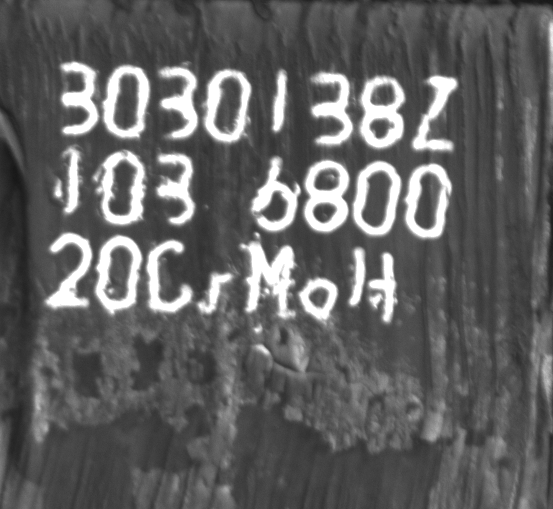
#> input picture ocr/full_1.png, 553 x 509 px
$ python orientation_char.py
#> lines starting #> are read from the running program, lines starting #| are printed output that depends on the picture; after the words box and inside, x2 and y2 are one past the last pixel; in counts of white or black regions, pixels touching at a corner belong together
#> further down, image is the input picture: shape (509, 553); min 24, max 255, mean 97.6
### ocr/other/deflection_correction.py
from typing import List

import cv2
import numpy as np
from numpy import ndarray


# [33 lines left out: functions find_contours, filter_contours, order_contours, not called in this run]


def draw_contours(contours, image, isRect: bool,margin=0):
    # 遍历轮廓并绘制实际轮廓
    index = 0
    for contour in contours:
        x, y, w, h = cv2.boundingRect(contour)
        if isRect:
            draw_rect((x+margin, y+margin,x+w-margin, y+h-margin),image)
        else:
            cv2.drawContours(image, [contour], -1, (0, 0, 255), 1)

        cv2.putText(image, str(index), (x, y), fontFace=cv2.FONT_HERSHEY_SIMPLEX, fontScale=1,
                    color=(0, 0, 255))  # 绿色文本)
        index += 1

    return image


def draw_rect(pos,image):
    x1,y1,x2,y2=pos
    cv2.rectangle(image, (x1, y1), (x2, y2), (255, 255, 0), 1)  # 绘制带方向的外接矩形

# [34 lines left out: functions get_angles, get_angle_avg, rotate, correct, not called in this run]


# [17 lines that do not run on import are left out]

### ocr/examples/orientation_char.py
import cv2
import numpy as np
import other.deflection_correction as dfc


# 初始化回调函数，将在Trackbar值更改时调用
def on_trackbar_change(x):
    # 使用腐蚀和膨胀来处理图像
#> called with x = 0
    kernel_size = 2 * x + 1  # 计算核的大小（奇数值）
    kernel = np.ones((kernel_size, kernel_size), np.uint8)

    image_copy = image.copy()
    _, binary_img = cv2.threshold(image_copy, 0, 255, cv2.THRESH_OTSU)
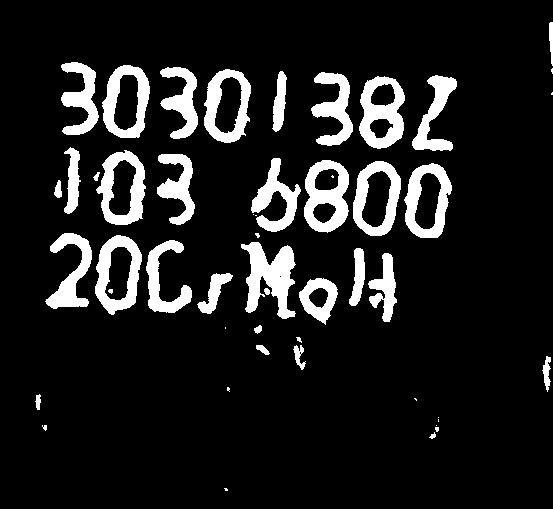
#> binary_img: shape (509, 553); 11.8% white; 50 white regions (15 under 20 px), largest, box (x1, y1, x2, y2) and area: (241, 242, 296, 319) 2281, (359, 76, 405, 149) 1939, (304, 160, 349, 233) 1914
    # 执行腐蚀和膨胀
    kernel1 = np.ones((5, 5), np.uint8)
    eroded_image = cv2.erode(binary_img, kernel1, iterations=1)
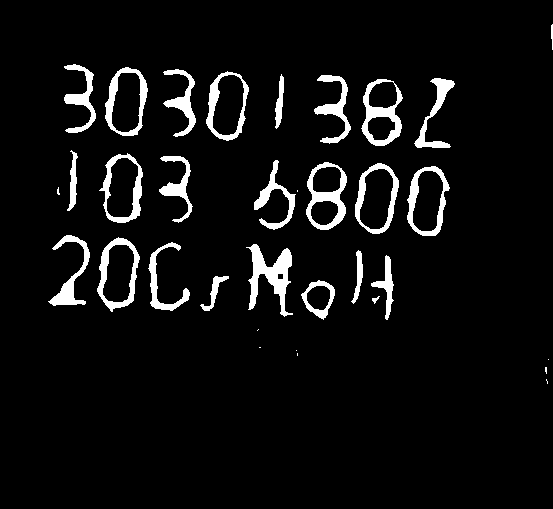
#> eroded_image: shape (509, 553); 6% white; 34 white regions (9 under 20 px)
    dilated_image = cv2.dilate(eroded_image, kernel, iterations=1)
    contours, _ = cv2.findContours(dilated_image, cv2.RETR_EXTERNAL, cv2.CHAIN_APPROX_SIMPLE)
#> contours = 34 contours, 11 with area under 20; largest, box (x1, y1, x2, y2) and area: (355, 163, 399, 234) 2258, (97, 237, 140, 312) 2211, (99, 153, 143, 223) 2184, (105, 67, 148, 136) 2180, (407, 166, 450, 236) 2162
    dfc.draw_contours(contours, image_copy, True, margin=0)
#> the loop in draw_contours, `for contour in contours:` made 34 passes
#> (x, y, w, h, x1 in draw_rect, y1 in draw_rect, x2 in draw_rect, y2 in draw_rect) on passes 1, 2, 3, 5, 8, 9, 10, 11, 12, 13, 14, 15: (546, 379, 2, 5, 546, 379, 548, 384), (545, 367, 2, 7, 545, 367, 547, 374), (548, 359, 1, 1, 548, 359, 549, 360), (296, 350, 1, 1, 296, 350, 297, 351), (372, 296, 8, 8, 372, 296, 380, 304), (301, 280, 34, 40, 301, 280, 335, 320), (200, 276, 29, 35, 200, 276, 229, 311), (371, 255, 23, 65, 371, 255, 394, 320), (351, 250, 12, 54, 351, 250, 363, 304), (246, 244, 47, 73, 246, 244, 293, 317), (148, 242, 42, 69, 148, 242, 190, 311), (97, 237, 43, 75, 97, 237, 140, 312)
#> (contour, x, y, w, h, x1 in draw_rect, y1 in draw_rect, x2 in draw_rect) on passes 4, 6, 7, 17: ([[297, 353], [297, 355]], 297, 353, 1, 3, 297, 353, 298), ([[259, 347], [260, 347]], 259, 347, 2, 1, 259, 347, 261), ([[258, 329], [257, 330]], 257, 329, 2, 2, 257, 329, 259), ([[297, 190], [297, 191]], 297, 190, 1, 2, 297, 190, 298)
#> after the loop in draw_contours, `for contour in contours:`:
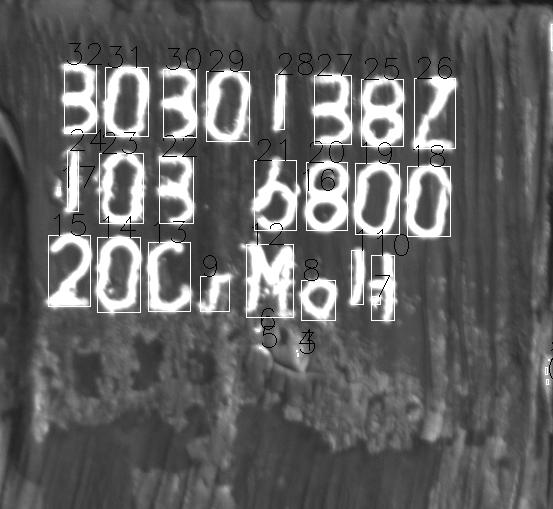
#> image: shape (509, 553); min 0, max 255, mean 98.6
#> after the loop in draw_contours, `for contour in contours:`: index = 34
    # 显示处理后的图像
    cv2.imshow("src image", image_copy)
    cv2.imshow("dealed Image", dilated_image)


# 读取图像
image = cv2.imread("../full_1.png", cv2.IMREAD_GRAYSCALE)

# 创建图像窗口
cv2.namedWindow("src image")
cv2.namedWindow("dealed Image")

# 创建Trackbar来调节核的大小
cv2.createTrackbar("Kernel Size", "src image", 0, 20, on_trackbar_change)

# 初始化Trackbar位置
on_trackbar_change(0)

cv2.waitKey(0)
cv2.destroyAllWindows()

$ run again, with ocr/12.png copied over ocr/full_1.png
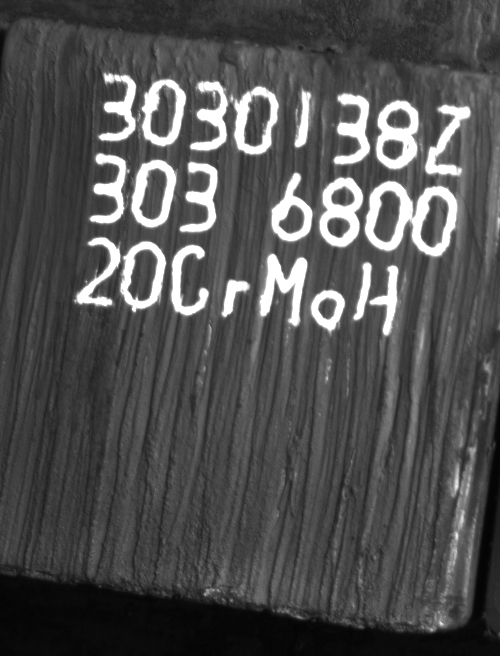
#> input picture ocr/12.png, 500 x 656 px
#> image is the input picture: shape (656, 500); min 4, max 255, mean 80.1
#> in on_trackbar_change, `_, binary_img = cv2.threshold(image_copy, 0, 255, cv2.THRESH_OTSU)`:
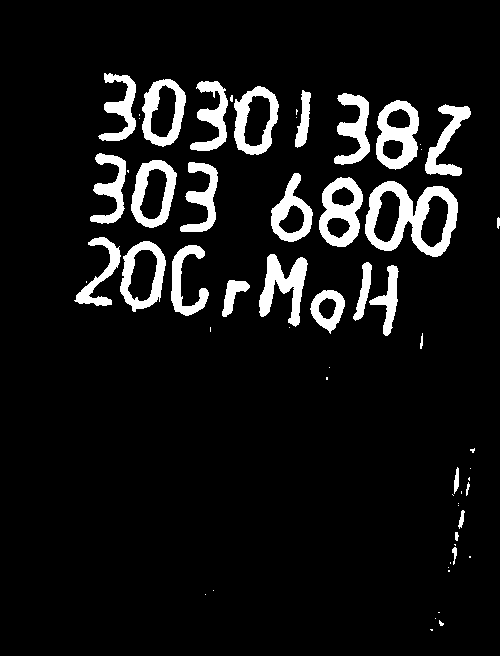
#> binary_img: shape (656, 500); 8.4% white; 60 white regions (31 under 20 px), largest, box (x1, y1, x2, y2) and area: (365, 181, 458, 257) 3173, (376, 100, 419, 170) 1723, (319, 177, 363, 247) 1705
#> eroded_image: shape (656, 500); 3.8% white; 28 white regions (4 under 20 px)
#> contours = 28 contours, 4 with area under 20; largest, box (x1, y1, x2, y2) and area: (367, 183, 456, 255) 3956, (122, 243, 164, 307) 1860, (133, 162, 174, 226) 1836, (378, 103, 417, 167) 1826, (236, 89, 276, 152) 1812
#> the loop in draw_contours, `for contour in contours:` made 28 passes
#> (x, y, w, h, x1 in draw_rect, y1 in draw_rect, x2 in draw_rect, y2 in draw_rect) on passes 2 to 9: (313, 292, 30, 36, 313, 292, 343, 328), (224, 282, 23, 32, 224, 282, 247, 314), (78, 280, 32, 24, 78, 280, 110, 304), (372, 268, 24, 65, 372, 268, 396, 333), (356, 265, 14, 53, 356, 265, 370, 318), (261, 256, 44, 67, 261, 256, 305, 323), (173, 247, 33, 66, 173, 247, 206, 313), (122, 243, 42, 64, 122, 243, 164, 307)
#> after the loop in draw_contours, `for contour in contours:`:
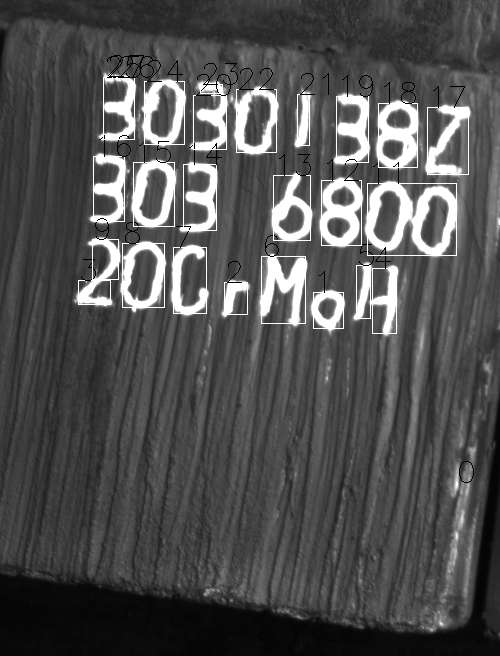
#> image: shape (656, 500); min 0, max 255, mean 81
#> after the loop in draw_contours, `for contour in contours:`: index = 28
